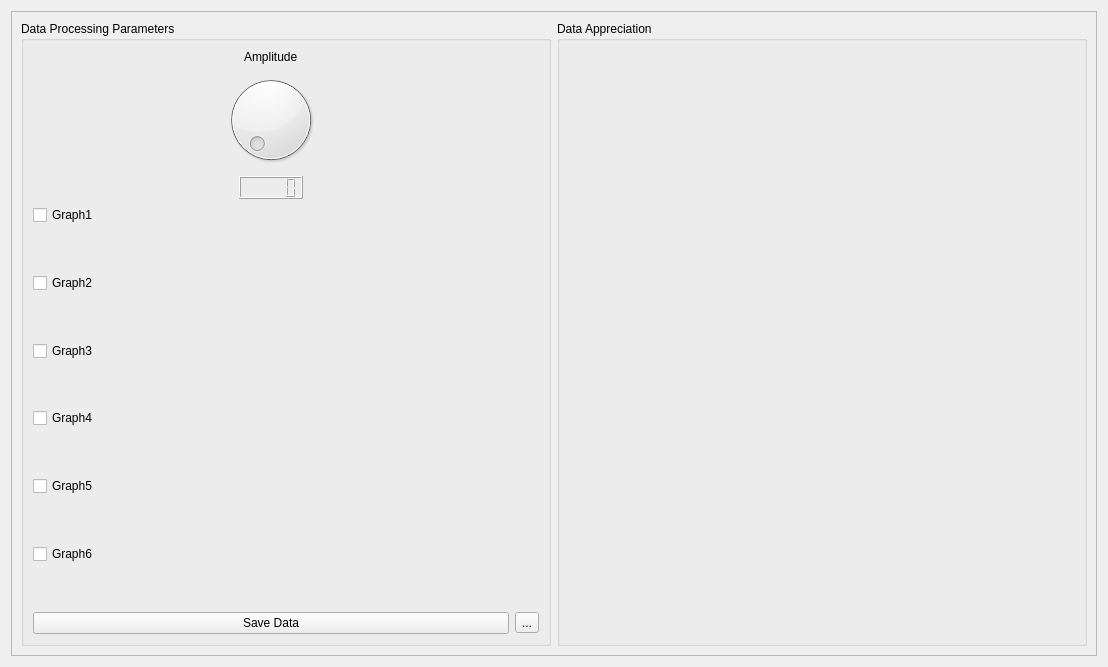
<?xml version="1.0" encoding="UTF-8"?>
<ui version="4.0">
 <class>Form</class>
 <widget class="QWidget" name="Form">
  <property name="geometry">
   <rect>
    <x>0</x>
    <y>0</y>
    <width>1108</width>
    <height>667</height>
   </rect>
  </property>
  <property name="windowTitle">
   <string>Form</string>
  </property>
  <layout class="QHBoxLayout" name="horizontalLayout_2">
   <item>
    <widget class="QFrame" name="frame">
     <property name="frameShape">
      <enum>QFrame::StyledPanel</enum>
     </property>
     <property name="frameShadow">
      <enum>QFrame::Raised</enum>
     </property>
     <layout class="QHBoxLayout" name="horizontalLayout">
      <item>
       <widget class="QGroupBox" name="ParamGroupBox">
        <property name="title">
         <string>Data Processing Parameters</string>
        </property>
        <layout class="QGridLayout" name="gridLayout_2">
         <item row="15" column="1">
          <widget class="QToolButton" name="SaveDataToolButton">
           <property name="text">
            <string>...</string>
           </property>
          </widget>
         </item>
         <item row="14" column="0">
          <spacer name="G6DownSpacer">
           <property name="orientation">
            <enum>Qt::Vertical</enum>
           </property>
           <property name="sizeHint" stdset="0">
            <size>
             <width>20</width>
             <height>40</height>
            </size>
           </property>
          </spacer>
         </item>
         <item row="15" column="0">
          <widget class="QPushButton" name="SaveDataPButton">
           <property name="text">
            <string>Save Data</string>
           </property>
          </widget>
         </item>
         <item row="13" column="0">
          <widget class="QCheckBox" name="G6CheckBox">
           <property name="text">
            <string>Graph6</string>
           </property>
          </widget>
         </item>
         <item row="7" column="0">
          <widget class="QCheckBox" name="G3CheckBox">
           <property name="text">
            <string>Graph3</string>
           </property>
          </widget>
         </item>
         <item row="9" column="0">
          <widget class="QCheckBox" name="G4CheckBox">
           <property name="text">
            <string>Graph4</string>
           </property>
          </widget>
         </item>
         <item row="1" column="0">
          <widget class="QDial" name="AmpliDial"/>
         </item>
         <item row="4" column="0">
          <spacer name="G1DownSpacer">
           <property name="orientation">
            <enum>Qt::Vertical</enum>
           </property>
           <property name="sizeHint" stdset="0">
            <size>
             <width>20</width>
             <height>40</height>
            </size>
           </property>
          </spacer>
         </item>
         <item row="0" column="0" alignment="Qt::AlignHCenter">
          <widget class="QLabel" name="AmpliLabel">
           <property name="text">
            <string>Amplitude</string>
           </property>
          </widget>
         </item>
         <item row="6" column="0">
          <spacer name="G2DownSpacer">
           <property name="orientation">
            <enum>Qt::Vertical</enum>
           </property>
           <property name="sizeHint" stdset="0">
            <size>
             <width>20</width>
             <height>40</height>
            </size>
           </property>
          </spacer>
         </item>
         <item row="8" column="0">
          <spacer name="G3DownSpacer">
           <property name="orientation">
            <enum>Qt::Vertical</enum>
           </property>
           <property name="sizeHint" stdset="0">
            <size>
             <width>20</width>
             <height>40</height>
            </size>
           </property>
          </spacer>
         </item>
         <item row="3" column="0">
          <widget class="QCheckBox" name="G1CheckBox">
           <property name="text">
            <string>Graph1</string>
           </property>
          </widget>
         </item>
         <item row="5" column="0">
          <widget class="QCheckBox" name="G2CheckBox">
           <property name="text">
            <string>Graph2</string>
           </property>
          </widget>
         </item>
         <item row="10" column="0">
          <spacer name="G4DownSpacer">
           <property name="orientation">
            <enum>Qt::Vertical</enum>
           </property>
           <property name="sizeHint" stdset="0">
            <size>
             <width>20</width>
             <height>40</height>
            </size>
           </property>
          </spacer>
         </item>
         <item row="11" column="0">
          <widget class="QCheckBox" name="G5CheckBox">
           <property name="text">
            <string>Graph5</string>
           </property>
          </widget>
         </item>
         <item row="12" column="0">
          <spacer name="G5DownSpacer">
           <property name="orientation">
            <enum>Qt::Vertical</enum>
           </property>
           <property name="sizeHint" stdset="0">
            <size>
             <width>20</width>
             <height>40</height>
            </size>
           </property>
          </spacer>
         </item>
         <item row="2" column="0" alignment="Qt::AlignHCenter">
          <widget class="QLCDNumber" name="lcdNumber"/>
         </item>
        </layout>
       </widget>
      </item>
      <item>
       <widget class="QGroupBox" name="GraphGroupBox">
        <property name="title">
         <string>Data Appreciation</string>
        </property>
        <layout class="QGridLayout" name="gridLayout">
         <item row="1" column="0">
          <widget class="GraphicsLayoutWidget" name="graphicsView"/>
         </item>
        </layout>
       </widget>
      </item>
     </layout>
    </widget>
   </item>
  </layout>
 </widget>
 <customwidgets>
  <customwidget>
   <class>GraphicsLayoutWidget</class>
   <extends>QWidget</extends>
   <header>pyqtgraph</header>
   <container>1</container>
  </customwidget>
 </customwidgets>
 <resources/>
 <connections/>
</ui>
